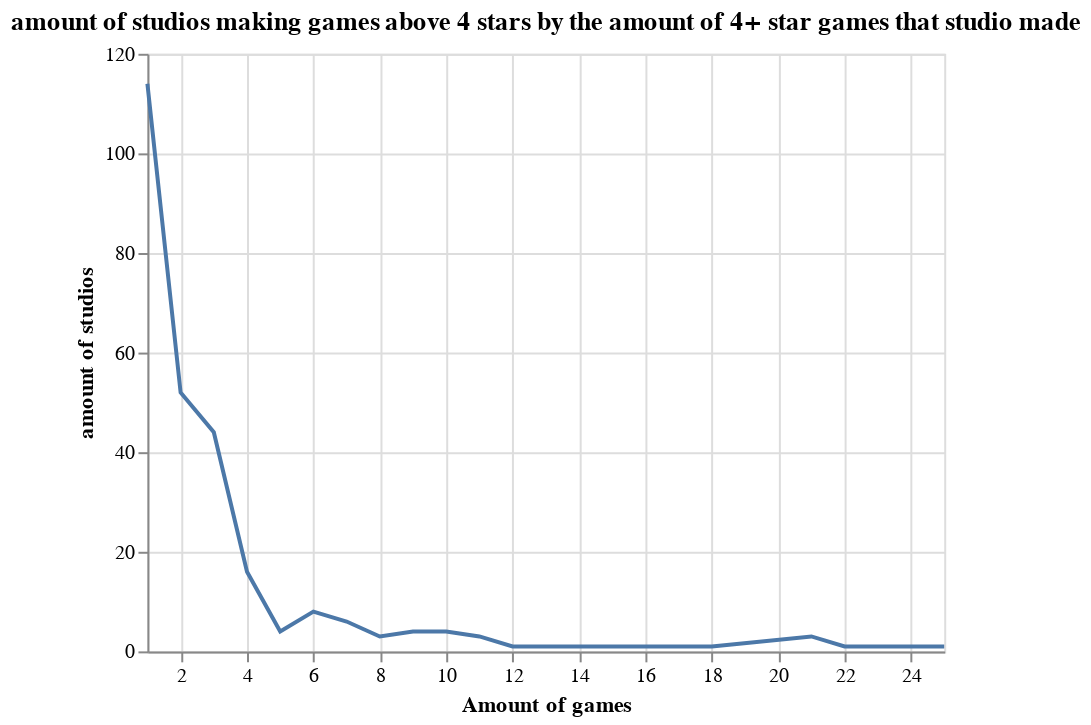

Notebook code cell kept with this figure:
### Code cell
ratings_chart = alt.Chart(rating, title='amount of studios making games above 4 stars by the amount of 4+ star games that studio made').mark_line().encode(
    x=alt.X('count:Q', scale = alt.Scale(domainMax=25, clamp=True), title="Amount of games"),
    y=alt.Y('count(count):Q', title="amount of studios")
)
ratings_chart

### Figure 1 — Vega-Lite specification as saved in the notebook (floating-point values rounded to 4 significant figures; data arrays with more than 128 entries replaced by an {"elided": "..."} marker saying what was removed)
{"config": {"view": {"continuousWidth": 400, "continuousHeight": 300}}, "data": {"name": "data-3c296ba99a0cb637cc5bd5801b21a133"}, "mark": "line", "encoding": {"x": {"field": "count", "scale": {"clamp": true, "domainMax": 25}, "title": "Amount of games", "type": "quantitative"}, "y": {"aggregate": "count", "field": "count", "title": "amount of studios", "type": "quantitative"}}, "title": "amount of studios making games above 4 stars by the amount of 4+ star games that studio made", "$schema": "https://vega.github.io/schema/vega-lite/v4.17.0.json", "datasets": {"data-3c296ba99a0cb637cc5bd5801b21a133": {"elided": "272 records"}}}
